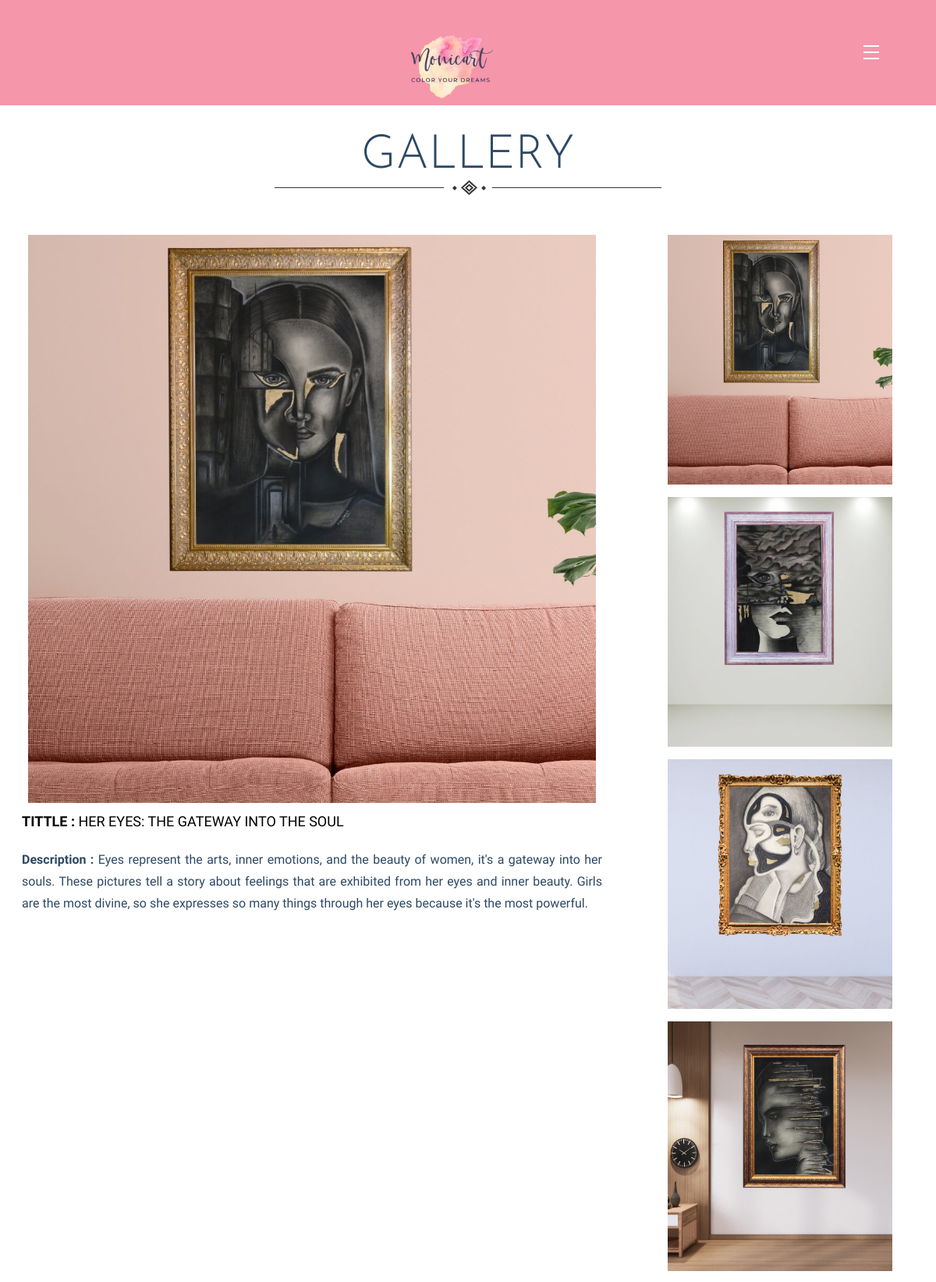
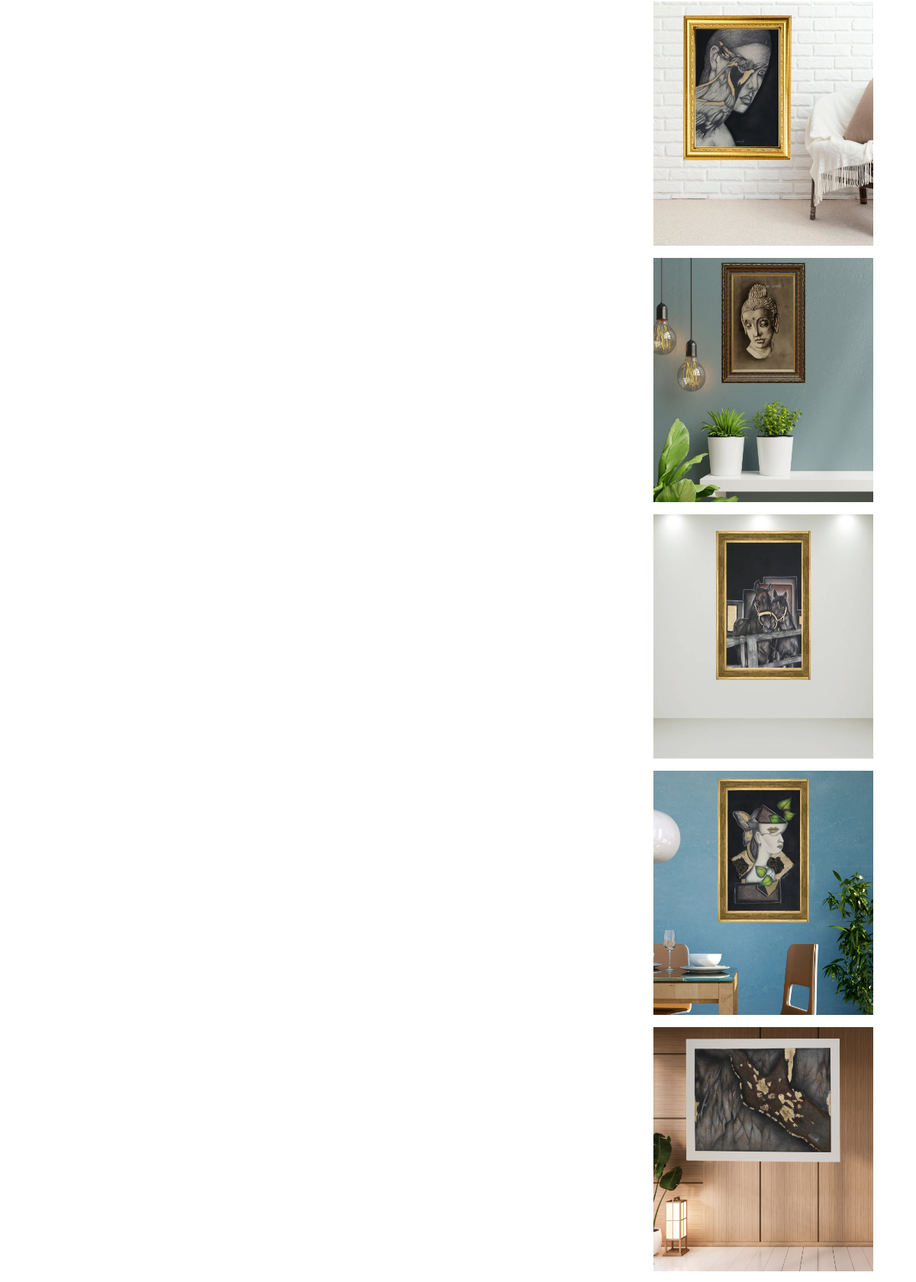
Page /single?url=15 (upper part) on the committed database (2 pictures, top to bottom).
### tables this page shows
CREATE TABLE `images` (
  `img_id` int(50) NOT NULL,
  `title` varchar(500) NOT NULL,
  `desc` varchar(500) NOT NULL,
  `img_path` varchar(100) NOT NULL,
  `img_category_id` varchar(100) NOT NULL,
  `status` int(11) NOT NULL DEFAULT 1,
  `created_at` datetime NOT NULL DEFAULT current_timestamp()
);

### application/controllers/Home.php (called while the page is built, shortened)
<?php
class Home extends CI_Controller {
	public function single()
	{
		$this->load->view('include/header');
		$this->load->view('single');
		$this->load->view('include/footer');
	}
}

### index.php (called while the page is built, shortened)
<?php
require_once BASEPATH.'core/CodeIgniter.php';

### application/views/single.php (the view, shortened to what this page needs)
<?php
$urls = $_GET['url'];
$this->db->where('img_id', $urls);
?>
<div id="main">
<div class="breadcrumb">
</div>
</div>
<div class="">
<div class="main-title mt-4" data-animation="pullDown" data-delay="100">
<h3>Gallery</h3>
</div>
</div>
<div class=" container-fluid">
<div class="row">
    <div class="col-md-8 mt-3">
    <?php
            $id = $_GET['url'];
            $this->db->where('img_id', $id);
            $query=$this->db->get('images');
           foreach ($query->result() as $images)
           { ?>
             <div class="container-fluid">
             <img style="object-fit:cotain;with:100%" src="<?php echo base_url();?>assets/upload/product/<?php echo $images->img_path ?>" alt="">
             </div>
            <div class="mx-3">
            <h5 style="color:black"><b>Tittle : </b><?php echo $images->title?></h5>
            <p style="text-align:justify"><b><b>Description : </b></b><?php echo $images->desc?></p>
            </div>
                <?php }
           ?>
    </div>
    <div class="col-md-4  mb-5">
    <?php
            $id = $_GET['url'];
            $this->db->where('img_id', $id);
            $query=$this->db->get('images');
           foreach ($query->result() as $images)
           { ?>
            <?php
            $category=$images->img_category_id;
            $this->db->where('img_category_id', $category);
            $query=$this->db->get('images');
            foreach ($query->result() as $myimages)
            { ?>
             <div class="mt-3" style="display:flex; justify-content:center">
             <div class="single_img" >
             <a href="<?php echo base_url() ?>single?url=<?php echo $myimages->img_id;?>"> <img  class="single_img" src="<?php echo base_url();?>assets/upload/product/<?php echo $myimages->img_path ?>" alt=""></a>
             </div>
             </div>
                 <?php }
            ?>
                <?php }
           ?>
    </div>
</div>
</div>

### application/views/include/header.php (shortened to what this page needs)
<!Doctype html>
<html lang="en-gb" class="no-js">
<head>
	<link rel="stylesheet" href="https://cdnjs.cloudflare.com/ajax/libs/font-awesome/6.2.1/css/all.min.css" />
	<link href="https://cdn.jsdelivr.net/npm/bootstrap@5.0.2/dist/css/bootstrap.min.css" rel="stylesheet">
	<link id="default-css" rel="stylesheet" href="<?php echo base_url(); ?>assets/style.css" type="text/css" media="all" />
	<link id="default-css" rel="stylesheet" href="<?php echo base_url(); ?>assets/css/mystyle.css" type="text/css" media="all" />
	<link href="<?php echo base_url(); ?>assets/css/animations.css" rel="stylesheet" type="text/css" media="all" />
	<link id="shortcodes-css" href="<?php echo base_url(); ?>assets/css/shortcodes.css" rel="stylesheet" type="text/css" media="all" />
	<link id="skin-css" href="<?php echo base_url(); ?>assets/skins/red/style.css" rel="stylesheet" media="all" />
	<link href="<?php echo base_url(); ?>assets/css/isotope.css" rel="stylesheet" type="text/css" media="all" />
	<link href="<?php echo base_url(); ?>assets/css/prettyPhoto.css" rel="stylesheet" type="text/css" />
	<link href="<?php echo base_url(); ?>assets/css/pace.css" rel="stylesheet" type="text/css" />
	<link rel="stylesheet" href="<?php echo base_url(); ?>assets/css/responsive.css" type="text/css" media="all" />
	<link id="light-dark-css" href="<?php echo base_url(); ?>assets/dark/dark.css" rel="stylesheet" media="all" />
	<link rel="stylesheet" href="<?php echo base_url(); ?>assets/css/font-awesome.min.css" type="text/css" />
</head>
<body>
	<div class="wrapper">
		<div class="inner-wrapper">
			<div id="header-wrapper" class="dt-sticky-menu">
				<div id="header" class="header">
					<div class="container menu-container">
						<div class="row">
							<div class="col-md-5"></div>
							<div class="col-md-3"><a class="logo" href="<?php echo base_url(); ?>"><img alt="Logo" style="max-width: 40% !important;" src="<?php echo base_url(); ?>assets/images/painting.jpeg"></a></div>
							<div class="col-md-4">
								<a href="#" class="menu-trigger">
									<span></span>
								</a>
							</div>
						</div>
					</div>
				</div>
			</div>

### application/views/include/footer.php (shortened to what this page needs)
</div>
</div>
</body>
</html>

### rows in the picture
images: img_path (picture), title "HER EYES: THE GATEWAY INTO THE SOUL", desc "Eyes represent the arts, inner emotions, and the beauty of women, it's a gateway into her souls. These pictures tell a story about feelings that are exhibited from her eyes and inner beauty. Girls are the most divine, so she expresses so many things through her eyes because it's the most powerful."
images: img_path (picture)
images: img_path (picture)
images: img_path (picture)
images: img_path (picture)
images: img_path (picture)
images: img_path (picture)
images: img_path (picture)
images: img_path (picture)
